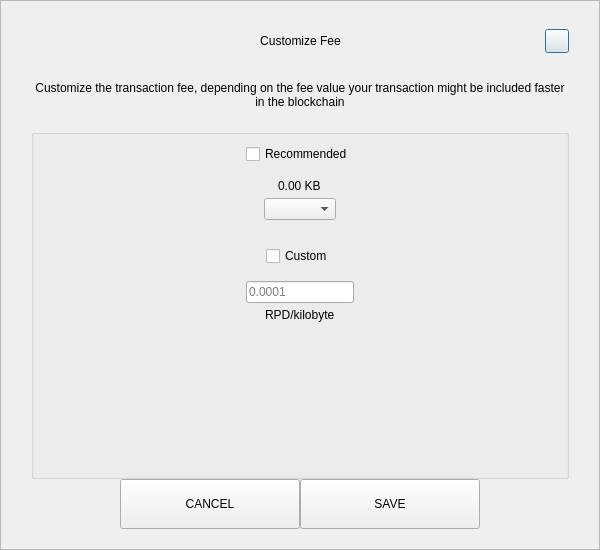
<?xml version="1.0" encoding="UTF-8"?>
<ui version="4.0">
 <class>SendCustomFeeDialog</class>
 <widget class="QDialog" name="SendCustomFeeDialog">
  <property name="geometry">
   <rect>
    <x>0</x>
    <y>0</y>
    <width>600</width>
    <height>550</height>
   </rect>
  </property>
  <property name="windowTitle">
   <string>Form</string>
  </property>
  <layout class="QVBoxLayout" name="verticalLayout_3">
   <property name="spacing">
    <number>0</number>
   </property>
   <property name="leftMargin">
    <number>0</number>
   </property>
   <property name="topMargin">
    <number>0</number>
   </property>
   <property name="rightMargin">
    <number>0</number>
   </property>
   <property name="bottomMargin">
    <number>0</number>
   </property>
   <item>
    <widget class="QFrame" name="frame">
     <property name="styleSheet">
      <string notr="true"/>
     </property>
     <property name="frameShape">
      <enum>QFrame::StyledPanel</enum>
     </property>
     <property name="frameShadow">
      <enum>QFrame::Raised</enum>
     </property>
     <layout class="QVBoxLayout" name="verticalLayout_2">
      <property name="spacing">
       <number>0</number>
      </property>
      <property name="leftMargin">
       <number>30</number>
      </property>
      <property name="topMargin">
       <number>20</number>
      </property>
      <property name="rightMargin">
       <number>30</number>
      </property>
      <property name="bottomMargin">
       <number>20</number>
      </property>
      <item>
       <layout class="QHBoxLayout" name="horizontalLayout_3">
        <property name="spacing">
         <number>0</number>
        </property>
        <item>
         <spacer name="horizontalSpacer_21">
          <property name="orientation">
           <enum>Qt::Horizontal</enum>
          </property>
          <property name="sizeHint" stdset="0">
           <size>
            <width>40</width>
            <height>20</height>
           </size>
          </property>
         </spacer>
        </item>
        <item>
         <widget class="QLabel" name="labelTitle">
          <property name="minimumSize">
           <size>
            <width>0</width>
            <height>40</height>
           </size>
          </property>
          <property name="maximumSize">
           <size>
            <width>16777215</width>
            <height>40</height>
           </size>
          </property>
          <property name="styleSheet">
           <string notr="true">padding-left:24px;</string>
          </property>
          <property name="text">
           <string>Customize Fee</string>
          </property>
          <property name="alignment">
           <set>Qt::AlignCenter</set>
          </property>
          <property name="margin">
           <number>7</number>
          </property>
         </widget>
        </item>
        <item>
         <spacer name="horizontalSpacer">
          <property name="orientation">
           <enum>Qt::Horizontal</enum>
          </property>
          <property name="sizeHint" stdset="0">
           <size>
            <width>40</width>
            <height>20</height>
           </size>
          </property>
         </spacer>
        </item>
        <item>
         <widget class="QPushButton" name="btnEsc">
          <property name="minimumSize">
           <size>
            <width>24</width>
            <height>24</height>
           </size>
          </property>
          <property name="maximumSize">
           <size>
            <width>24</width>
            <height>24</height>
           </size>
          </property>
          <property name="text">
           <string/>
          </property>
         </widget>
        </item>
       </layout>
      </item>
      <item>
       <spacer name="verticalSpacer_2">
        <property name="orientation">
         <enum>Qt::Vertical</enum>
        </property>
        <property name="sizeType">
         <enum>QSizePolicy::Fixed</enum>
        </property>
        <property name="sizeHint" stdset="0">
         <size>
          <width>20</width>
          <height>20</height>
         </size>
        </property>
       </spacer>
      </item>
      <item>
       <widget class="QLabel" name="labelMessage">
        <property name="text">
         <string>Customize the transaction fee, depending on the fee value your transaction might be included faster in the blockchain</string>
        </property>
        <property name="alignment">
         <set>Qt::AlignCenter</set>
        </property>
        <property name="wordWrap">
         <bool>true</bool>
        </property>
       </widget>
      </item>
      <item>
       <spacer name="verticalSpacer_3">
        <property name="orientation">
         <enum>Qt::Vertical</enum>
        </property>
        <property name="sizeType">
         <enum>QSizePolicy::Fixed</enum>
        </property>
        <property name="sizeHint" stdset="0">
         <size>
          <width>20</width>
          <height>20</height>
         </size>
        </property>
       </spacer>
      </item>
      <item>
       <widget class="QGroupBox" name="groupBox">
        <property name="title">
         <string/>
        </property>
        <layout class="QVBoxLayout" name="verticalLayout">
         <property name="leftMargin">
          <number>12</number>
         </property>
         <property name="rightMargin">
          <number>12</number>
         </property>
         <item>
          <layout class="QVBoxLayout" name="verticalLayout_4">
           <property name="spacing">
            <number>5</number>
           </property>
           <item alignment="Qt::AlignHCenter">
            <widget class="QCheckBox" name="checkBoxRecommended">
             <property name="text">
              <string>Recommended</string>
             </property>
            </widget>
           </item>
           <item>
            <spacer name="verticalSpacer_5">
             <property name="orientation">
              <enum>Qt::Vertical</enum>
             </property>
             <property name="sizeType">
              <enum>QSizePolicy::Fixed</enum>
             </property>
             <property name="sizeHint" stdset="0">
              <size>
               <width>20</width>
               <height>10</height>
              </size>
             </property>
            </spacer>
           </item>
           <item alignment="Qt::AlignHCenter">
            <widget class="QLabel" name="labelFee">
             <property name="text">
              <string>0.00 KB</string>
             </property>
            </widget>
           </item>
           <item alignment="Qt::AlignHCenter">
            <widget class="QComboBox" name="comboBoxRecommended"/>
           </item>
          </layout>
         </item>
         <item>
          <spacer name="verticalSpacer">
           <property name="orientation">
            <enum>Qt::Vertical</enum>
           </property>
           <property name="sizeType">
            <enum>QSizePolicy::Fixed</enum>
           </property>
           <property name="sizeHint" stdset="0">
            <size>
             <width>20</width>
             <height>20</height>
            </size>
           </property>
          </spacer>
         </item>
         <item>
          <layout class="QVBoxLayout" name="verticalLayout_5">
           <property name="spacing">
            <number>5</number>
           </property>
           <item alignment="Qt::AlignHCenter">
            <widget class="QCheckBox" name="checkBoxCustom">
             <property name="text">
              <string>Custom</string>
             </property>
            </widget>
           </item>
           <item>
            <spacer name="verticalSpacer_6">
             <property name="orientation">
              <enum>Qt::Vertical</enum>
             </property>
             <property name="sizeType">
              <enum>QSizePolicy::Fixed</enum>
             </property>
             <property name="sizeHint" stdset="0">
              <size>
               <width>20</width>
               <height>10</height>
              </size>
             </property>
            </spacer>
           </item>
           <item alignment="Qt::AlignHCenter">
            <widget class="QLineEdit" name="lineEditCustomFee">
             <property name="placeholderText">
              <string notr="true">0.0001</string>
             </property>
            </widget>
           </item>
           <item alignment="Qt::AlignHCenter">
            <widget class="QLabel" name="labelCustomFee">
             <property name="text">
              <string>RPD/kilobyte</string>
             </property>
            </widget>
           </item>
          </layout>
         </item>
         <item>
          <spacer name="verticalSpacer_4">
           <property name="orientation">
            <enum>Qt::Vertical</enum>
           </property>
           <property name="sizeHint" stdset="0">
            <size>
             <width>20</width>
             <height>40</height>
            </size>
           </property>
          </spacer>
         </item>
        </layout>
       </widget>
      </item>
      <item>
       <layout class="QHBoxLayout" name="horizontalLayout" stretch="1,2,2,1">
        <item>
         <spacer name="horizontalSpacer1">
          <property name="orientation">
           <enum>Qt::Horizontal</enum>
          </property>
          <property name="sizeHint" stdset="0">
           <size>
            <width>40</width>
            <height>20</height>
           </size>
          </property>
         </spacer>
        </item>
        <item>
         <widget class="QPushButton" name="btnCancel">
          <property name="minimumSize">
           <size>
            <width>180</width>
            <height>50</height>
           </size>
          </property>
          <property name="focusPolicy">
           <enum>Qt::NoFocus</enum>
          </property>
          <property name="text">
           <string>CANCEL</string>
          </property>
         </widget>
        </item>
        <item>
         <widget class="QPushButton" name="btnSave">
          <property name="minimumSize">
           <size>
            <width>180</width>
            <height>50</height>
           </size>
          </property>
          <property name="focusPolicy">
           <enum>Qt::NoFocus</enum>
          </property>
          <property name="text">
           <string>SAVE</string>
          </property>
         </widget>
        </item>
        <item>
         <spacer name="horizontalSpacer_2">
          <property name="orientation">
           <enum>Qt::Horizontal</enum>
          </property>
          <property name="sizeHint" stdset="0">
           <size>
            <width>40</width>
            <height>20</height>
           </size>
          </property>
         </spacer>
        </item>
       </layout>
      </item>
     </layout>
    </widget>
   </item>
  </layout>
 </widget>
 <resources/>
 <connections/>
</ui>
